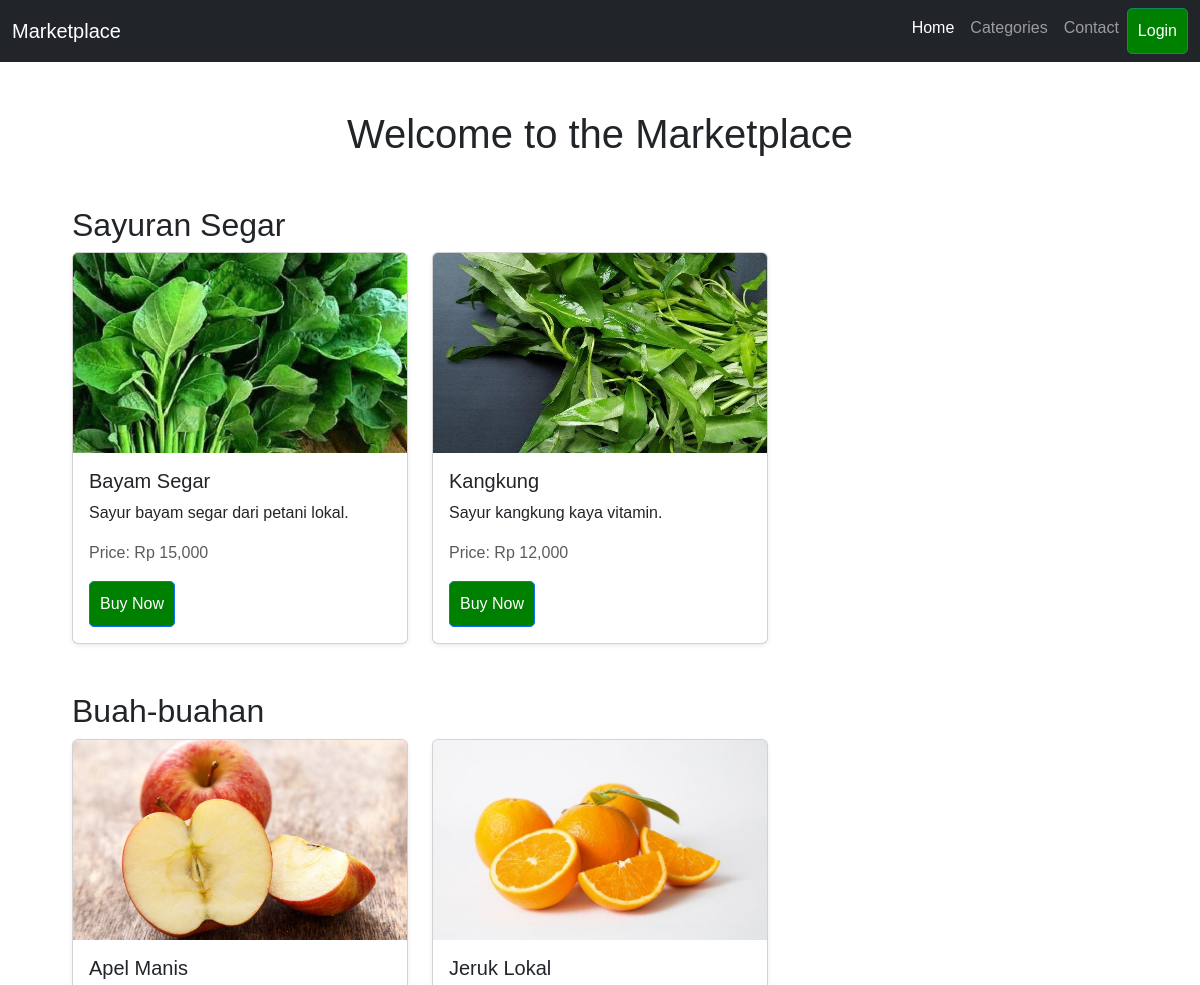
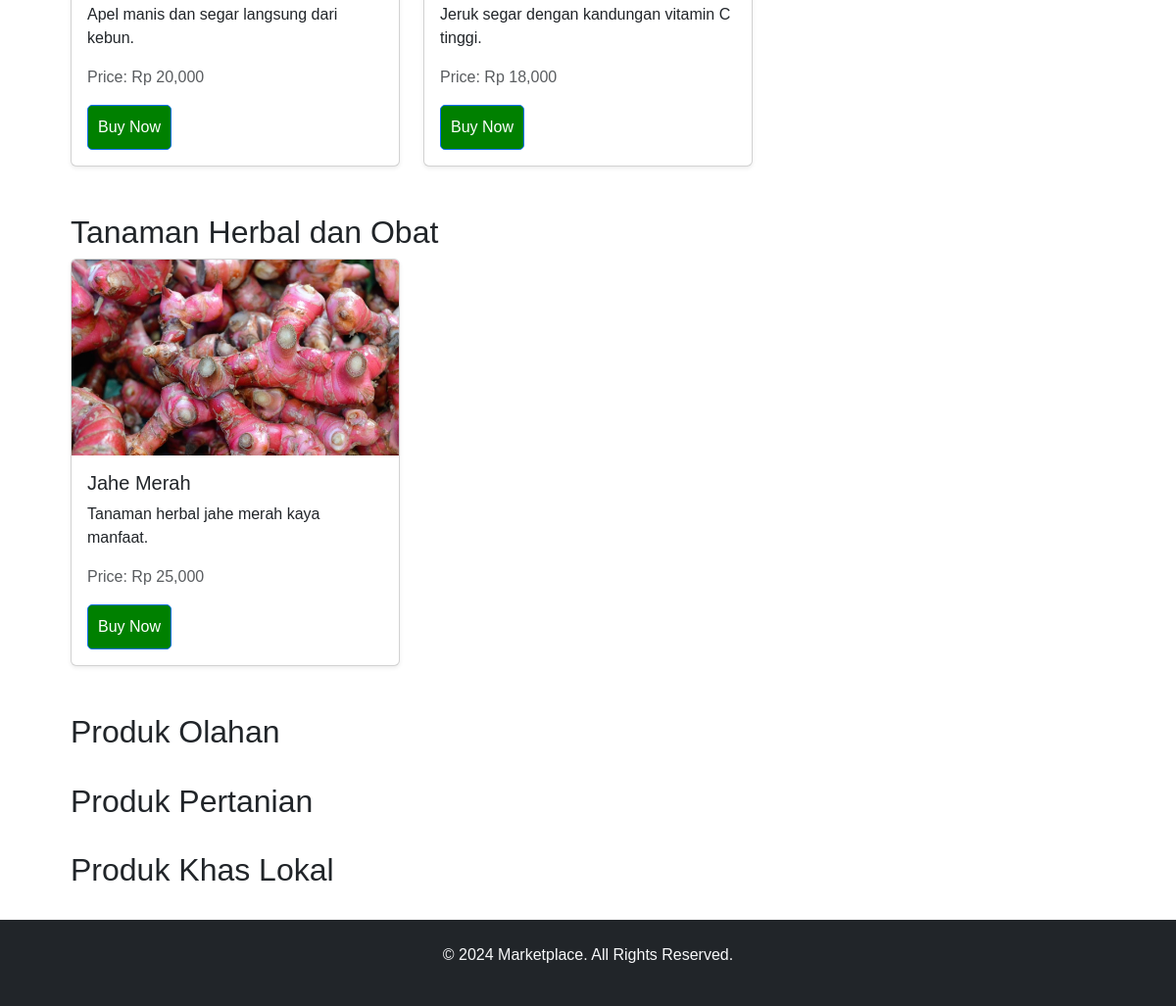
The page /marketplace.php on the database its author committed (2 pictures, top to bottom).
### tables this page shows
CREATE TABLE categories (
    id INT AUTO_INCREMENT PRIMARY KEY,
    category_name VARCHAR(100) NOT NULL
);

CREATE TABLE products (
    id INT AUTO_INCREMENT PRIMARY KEY,
    category_id INT,
    product_name VARCHAR(100) NOT NULL,
    product_description TEXT,
    product_image VARCHAR(255),
    product_price DECIMAL(10, 2),
    FOREIGN KEY (category_id) REFERENCES categories(id)
);

### marketplace.php (the view, shortened to what this page needs)
<?php
$host = 'localhost';
$dbname = 'marketplace';
$username = 'root';
$password = '';
$conn = new mysqli($host, $username, $password, $dbname);
$category_query = "SELECT * FROM categories";
$category_result = $conn->query($category_query);
?>
<!DOCTYPE html>
<html lang="en">
<head>
    <link
      href="https://cdn.jsdelivr.net/npm/bootstrap@5.3.0-alpha1/dist/css/bootstrap.min.css"
      rel="stylesheet"
    />
    <link rel="stylesheet" href="produk.css">
</head>
<body>
<nav class="navbar navbar-expand-lg navbar-dark bg-dark">
    <div class="container-fluid">
        <a class="navbar-brand" href="#">Marketplace</a>
        <div class="collapse navbar-collapse" id="navbarNav">
            <ul class="navbar-nav ms-auto">
                <li class="nav-item">
                    <a class="nav-link active" href="#">Home</a>
                </li>
                <li class="nav-item">
                    <a class="nav-link" href="#">Categories</a>
                </li>
                <li class="nav-item">
                    <a class="nav-link" href="#">Contact</a>
                </li>
                <?php if (isset($_SESSION['user_id'])): ?>
                    <li class="nav-item dropdown">
                        <a class="nav-link dropdown-toggle" href="#" id="navbarDropdown" role="button" data-bs-toggle="dropdown" aria-expanded="false">
                            Welcome, <?= $_SESSION['user_name'] ?>
                        </a>
                        <ul class="dropdown-menu dropdown-menu-end" aria-labelledby="navbarDropdown">
                            <li><a class="dropdown-item" href="#">Profile</a></li>
                            <li><hr class="dropdown-divider"></li>
                            <li><a class="dropdown-item" href="logout.php">Logout</a></li>
                        </ul>
                    </li>
                <?php else: ?>
                    <li class="nav-item">
                        <a href="login.php" class="btn btn-success">Login</a>
                    </li>
                <?php endif; ?>
            </ul>
        </div>
    </div>
</nav>
<div class="container my-5">
    <h1 class="text-center">Welcome to the Marketplace</h1>
    <?php while ($category = $category_result->fetch_assoc()): ?>
        <h2 class="mt-5"><?php echo $category['category_name']; ?></h2>
        <div class="row row-cols-1 row-cols-md-3 g-4">
            <?php
            $product_query = "SELECT * FROM products WHERE category_id=" . $category['id'];
            $product_result = $conn->query($product_query);
            while ($product = $product_result->fetch_assoc()):
            ?>
            <div class="col">
                <div class="card h-100 shadow-sm">
                    <img src="<?php echo 'images/'. $product['product_image']; ?>" alt="<?php echo $product['product_name']; ?>" class="card-img-top" style="height: 200px; object-fit: cover;">
                    <div class="card-body">
                        <h5 class="card-title"><?php echo $product['product_name']; ?></h5>
                        <p class="card-text"><?php echo $product['product_description']; ?></p>
                        <p class="text-muted">Price: Rp <?php echo number_format($product['product_price']); ?></p>
                        <a href="<?php echo isset($_SESSION['user_name']) ? 'buy.php?product_id=' . $product['id'] : 'login.php'; ?>" class="btn btn-primary">Buy Now</a>
                    </div>
                </div>
            </div>
            <?php endwhile; ?>
        </div>
    <?php endwhile; ?>
</div>
<footer class="bg-dark text-light text-center py-4 mt-5">
    <p>&copy; 2024 Marketplace. All Rights Reserved.</p>
</footer>
</body>
</html>

### produk.css (style rules this page uses)
body { font-family: Arial, sans-serif; }
.container { width: 90%; margin: auto; }
h1 { text-align: center; }
.btn { background-color: green; color: white; padding: 10px; text-decoration: none; border-radius: 5px; }

### rows shown on the page
categories: category_name "Sayuran Segar"
products: product_image (picture), product_name "Bayam Segar", product_description "Sayur bayam segar dari petani lokal.", product_price "15,000"
products: product_image (picture), product_name "Kangkung", product_description "Sayur kangkung kaya vitamin.", product_price "12,000"
categories: category_name "Buah-buahan"
products: product_image (picture), product_name "Apel Manis", product_description "Apel manis dan segar langsung dari kebun.", product_price "20,000"
products: product_image (picture), product_name "Jeruk Lokal", product_description "Jeruk segar dengan kandungan vitamin C tinggi.", product_price "18,000"
categories: category_name "Tanaman Herbal dan Obat"
products: product_image (picture), product_name "Jahe Merah", product_description "Tanaman herbal jahe merah kaya manfaat.", product_price "25,000"
categories: category_name "Produk Olahan"
categories: category_name "Produk Pertanian"
categories: category_name "Produk Khas Lokal"
